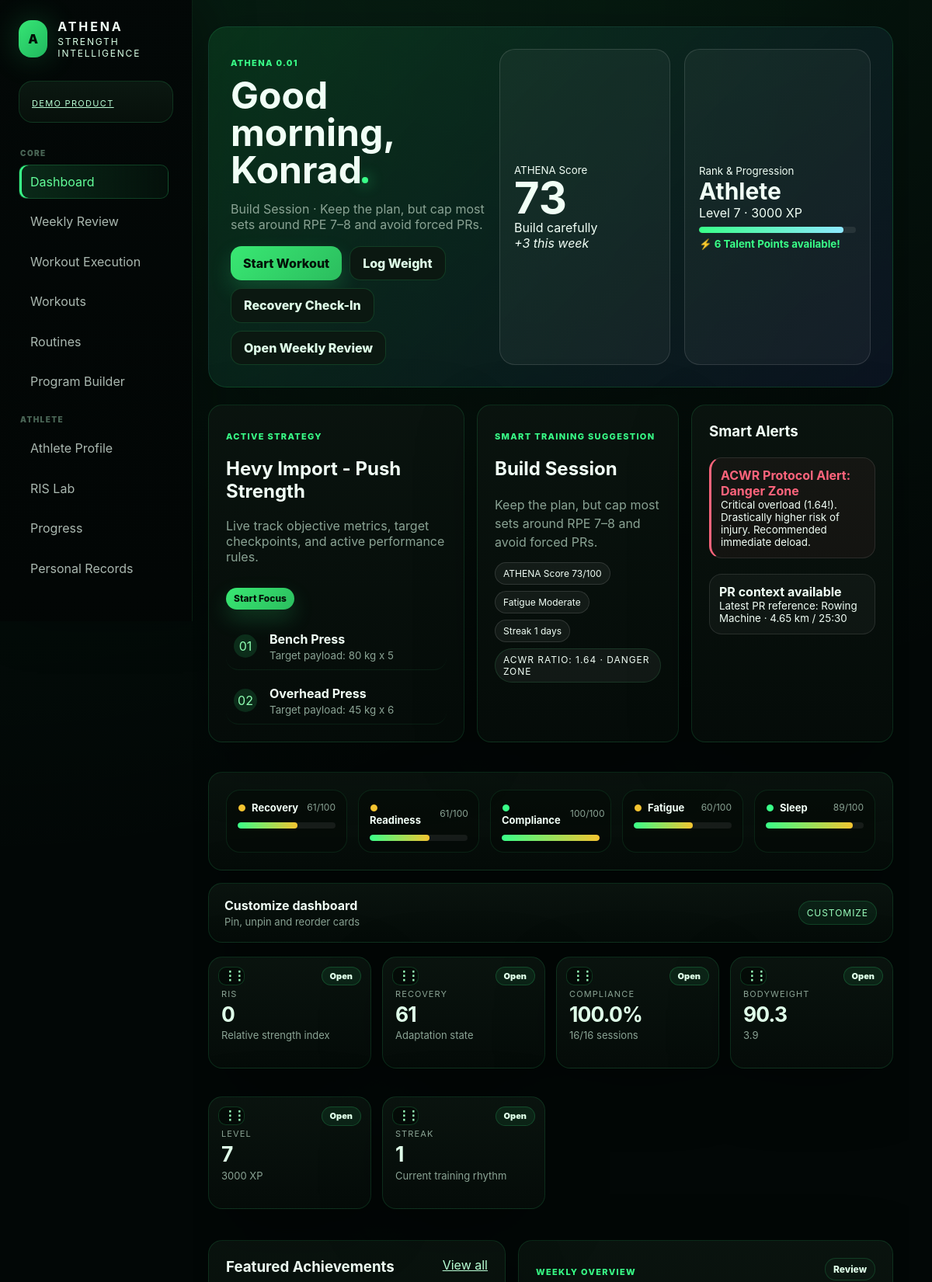
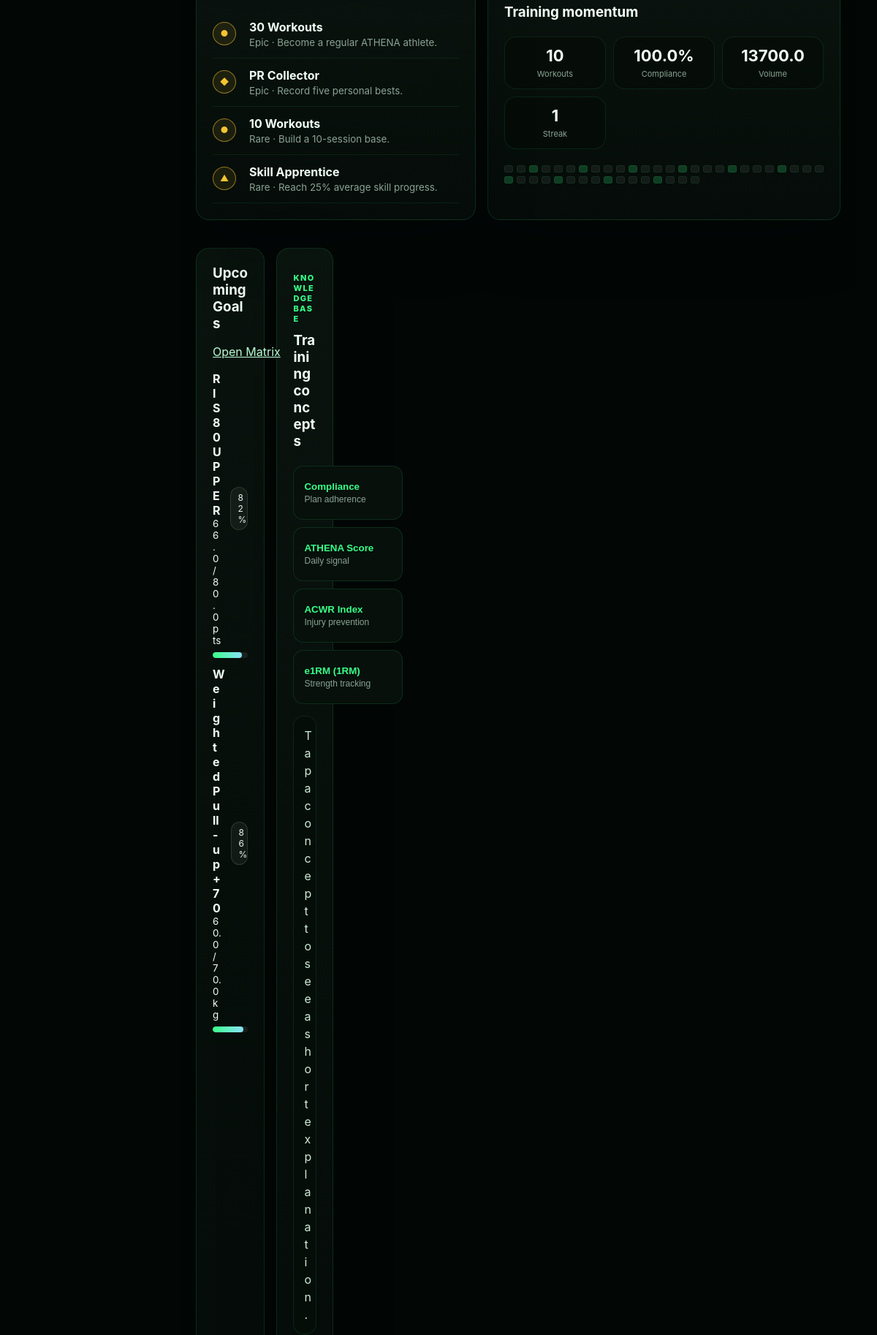
The page / (upper part) on the database its author committed (2 pictures, top to bottom).
### tables this page shows
CREATE TABLE athlete_profile(
            id INTEGER PRIMARY KEY CHECK(id=1), name TEXT DEFAULT 'ATHENA Athlete', experience TEXT DEFAULT 'Intermediate', primary_goal TEXT DEFAULT 'Build strength and consistency',
            height_cm REAL, weight_kg REAL, body_fat REAL, bench REAL DEFAULT 0, squat REAL DEFAULT 0, deadlift REAL DEFAULT 0, pullup REAL DEFAULT 0, dip REAL DEFAULT 0, muscleup REAL DEFAULT 0,
            coach_status TEXT DEFAULT 'Solo training', notes TEXT DEFAULT '', updated_at TEXT DEFAULT CURRENT_TIMESTAMP
        , preferred_name TEXT DEFAULT '', training_age_years REAL DEFAULT 0, weekly_target INTEGER DEFAULT 4, equipment TEXT DEFAULT 'Gym + bodyweight', training_focus TEXT DEFAULT 'Strength + skill', skill_focus TEXT DEFAULT 'Muscle Up', recovery_priority TEXT DEFAULT 'Sleep + fatigue management', avatar_path TEXT DEFAULT '', talent_points INTEGER DEFAULT 0);

CREATE TABLE workouts(
            id INTEGER PRIMARY KEY AUTOINCREMENT,
            name TEXT NOT NULL,
            date TEXT NOT NULL,
            routine_id INTEGER,
            source TEXT DEFAULT 'ATHENA',
            duration_min INTEGER DEFAULT 60,
            bodyweight REAL,
            readiness INTEGER DEFAULT 7,
            mood TEXT DEFAULT 'Good',
            notes TEXT DEFAULT '',
            hevy_id TEXT
        , fatigue INTEGER DEFAULT 4, focus INTEGER DEFAULT 7);

CREATE TABLE workout_exercises(
            id INTEGER PRIMARY KEY AUTOINCREMENT,
            workout_id INTEGER,
            exercise_id INTEGER,
            order_index INTEGER DEFAULT 0
        , superset_group TEXT DEFAULT '', target_notes TEXT DEFAULT '');

CREATE TABLE exercises(
            id INTEGER PRIMARY KEY AUTOINCREMENT,
            name TEXT NOT NULL,
            muscle_group TEXT NOT NULL,
            equipment TEXT NOT NULL DEFAULT 'Barbell',
            notes TEXT DEFAULT '',
            is_custom INTEGER DEFAULT 1
        , image_path TEXT DEFAULT '', description TEXT DEFAULT '', difficulty TEXT DEFAULT 'Intermediate', primary_muscle TEXT DEFAULT '', secondary_muscles TEXT DEFAULT '', instructions TEXT DEFAULT '', cues TEXT DEFAULT '', common_mistakes TEXT DEFAULT '', ris_tag TEXT DEFAULT 'Strength', exercise_type TEXT DEFAULT 'Strength', metric_hint TEXT DEFAULT 'Weight + reps', media_url TEXT DEFAULT '', movement_pattern TEXT DEFAULT '', athena_identity TEXT DEFAULT 'Performance Engine movement');

CREATE TABLE wellness(
            id INTEGER PRIMARY KEY AUTOINCREMENT,
            date TEXT NOT NULL,
            bodyweight REAL,
            sleep_hours REAL,
            energy INTEGER,
            soreness INTEGER,
            stress INTEGER,
            mood TEXT,
            notes TEXT
        );

CREATE TABLE goals(id INTEGER PRIMARY KEY AUTOINCREMENT,title TEXT NOT NULL,metric TEXT NOT NULL,target REAL NOT NULL,current REAL DEFAULT 0,unit TEXT DEFAULT '',notes TEXT DEFAULT '',created_at TEXT DEFAULT CURRENT_TIMESTAMP, status TEXT DEFAULT 'Active', completed_at TEXT DEFAULT '');

### app.py (the view)
@app.route('/')
def dashboard():
    auto_update_quests()
    profile=q('SELECT * FROM athlete_profile WHERE id=1', one=True)
    recent = q('SELECT * FROM workouts ORDER BY date DESC LIMIT 5')
    wellbeing = q('SELECT * FROM wellness ORDER BY date DESC LIMIT 5')
    ex_count = q('SELECT COUNT(*) c FROM exercises', one=True)['c']
    best_ris = q('SELECT * FROM ris_tests ORDER BY ris_score DESC LIMIT 1', one=True)
    last_workout = q('SELECT * FROM workouts ORDER BY date DESC LIMIT 1', one=True)
    quick_routines = q('SELECT * FROM routines ORDER BY id LIMIT 4')
    return render_template('dashboard.html', profile=profile, display_name=first_name_from_profile(profile), stats=stats(), recent=recent, wellbeing=wellbeing, ex_count=ex_count, advisor=training_advisor(), best_ris=best_ris, records=personal_records(5), heat=heatmap_data(91), muscles=muscle_volume_data()[:6], consistency=consistency_engine(), level=athlete_level(), readiness=readiness_v2(), bodyweight=bodyweight_center_data(), last_workout=last_workout, quick_routines=quick_routines, intelligence=athlete_intelligence(), gamification=gamification_state(), mission=mission_state(), attributes=rpg_attributes(), smart_plan=smart_today_plan(), onboarding=onboarding_state(), weekly=weekly_review_data(), deload=deload_detection(), daily_score=athena_daily_score(), smart_alerts=smart_dashboard_alerts(), dashboard_widgets=dashboard_widget_state(), dashboard_cards=dashboard_card_data())

### app.py (called while the page is built)
def db():
    conn = sqlite3.connect(DB_PATH)
    conn.row_factory = sqlite3.Row
    return conn

def q(sql, params=(), one=False, commit=False):
    with db() as conn:
        cur = conn.execute(sql, params)
        if commit:
            conn.commit()
        return (cur.fetchone() if one else cur.fetchall())

def get_xp_for_level(level: int) -> int:
    if level <= 1: return 0
    return int(round(200 * math.pow(level - 1, 1.4)))

def get_level_from_xp(total_xp: int) -> dict:
    lvl = 1
    while True:
        needed = get_xp_for_level(lvl + 1)
        if total_xp < needed: break
        lvl += 1
    current_lvl_base = get_xp_for_level(lvl)
    next_lvl_base = get_xp_for_level(lvl + 1)
    xp_in_level = total_xp - current_lvl_base
    xp_needed_for_next = next_lvl_base - current_lvl_base
    pct = round((xp_in_level / max(1, xp_needed_for_next)) * 100) if xp_needed_for_next > 0 else 100
    return {'level': lvl, 'xp_in_level': xp_in_level, 'xp_needed_for_next': xp_needed_for_next, 'pct': min(100, pct), 'remaining_xp': max(0, next_lvl_base - total_xp)}

def heatmap_data(days=126):
    start = datetime.date.today() - datetime.timedelta(days=days-1)
    counts = {r['date']: r['c'] for r in q('SELECT date, COUNT(*) c FROM workouts GROUP BY date')}
    return [{'date':(start+datetime.timedelta(days=i)).isoformat(),'count':int(counts.get((start+datetime.timedelta(days=i)).isoformat(),0)),'level':0 if int(counts.get((start+datetime.timedelta(days=i)).isoformat(),0))==0 else min(4,int(counts.get((start+datetime.timedelta(days=i)).isoformat(),0)))} for i in range(days)]

def muscle_volume_data():
    rows=q("""SELECT e.muscle_group, COALESCE(SUM(CASE WHEN e.exercise_type IN ('Cardio','Timed','Mobility') THEN ws.duration_seconds ELSE ws.weight*ws.reps + ws.additional_weight*ws.reps END),0) v FROM exercises e LEFT JOIN workout_exercises we ON we.exercise_id=e.id LEFT JOIN workout_sets ws ON ws.workout_exercise_id=we.id GROUP BY e.muscle_group ORDER BY v DESC""")
    maxv=max([r['v'] for r in rows] or [1]) or 1
    return [{'muscle':r['muscle_group'], 'volume':round(r['v'] or 0,1), 'pct':round((r['v'] or 0)/maxv*100)} for r in rows]

def exercise_progress_rows(eid):
    return q("""SELECT w.date, w.name workout_name, e.name exercise_name, e.exercise_type, ws.* FROM workout_sets ws JOIN workout_exercises we ON we.id=ws.workout_exercise_id JOIN workouts w ON w.id=we.workout_id JOIN exercises e ON e.id=we.exercise_id WHERE e.id=? ORDER BY w.date ASC, ws.set_number ASC""",(eid,))

### templates/dashboard.html (shortened to what this page needs)
{% extends 'base.html' %}
{% block content %}
{% set v2 = dashboard_mission_v2() %}
{% set rank = athlete_rank_from_xp(gamification.xp) %}
{% set streak2 = streak_system_v2() %}
<section class="dash20-hero card">
  <div class="dash20-copy">
    <p class="eyebrow">ATHENA 0.01</p>
    <h1>Good morning, {{display_name or 'Athlete'}}<span class="live-dot"></span></h1>
    <p class="muted">{{v2.smart.title}} · {{v2.smart.action}}</p>
    <div class="dash20-actions">
      {% for a in v2.quick %}<a class="{{'primary' if a.primary else 'btn'}} nav-link" href="{{a.href}}">{{a.label}}</a>{% endfor %}
    </div>
  </div>
  <div class="dash20-score {{daily_score.tone}}">
    <small>ATHENA Score</small>
    <b>{{daily_score.score}}</b>
    <span>{{daily_score.label}}</span>
    <em>{{'+' if daily_score.delta>=0 else ''}}{{daily_score.delta}} this week</em>
  </div>
  <div class="dash20-rank">
    <small>Rank & Progression</small>
    <b style="color:var(--text);">{{rank.name}}</b>
    <span>Level {{gamification.level}} · {{gamification.xp}} XP</span>
    <div class="mini-progress" title="Level progress: {{ gamification.pct }}%">
      <span style="width:{{ gamification.pct }}%"></span>
    </div>
    {% if gamification.talent_points > 0 %}
      <small style="margin-top: 6px; display: block; color: var(--accent); font-weight: bold; animation: pulse 2s infinite;">⚡ {{ gamification.talent_points }} Talent Points available!</small>
    {% else %}
      <small style="margin-top: 4px; display: block; color: var(--muted);">{{ gamification.next }} XP to Lvl {{ gamification.level + 1 }}</small>
    {% endif %}
  </div>
</section>
<section class="dash20-grid-main">
  <article class="card daily-mission20">
    <div class="section-head">
      <div>
        <p class="eyebrow">Active Strategy</p>
        <h2>{{mission.workout.name if mission.workout else 'No Daily Mission'}}</h2>
        <p class="muted">Live track objective metrics, target checkpoints, and active performance rules.</p>
      </div>
      {% if mission.workout %}<a class="primary tiny nav-link" href="/workouts/{{mission.workout.id}}/execute">Start Focus</a>{% endif %}
    </div>
    <div class="mission-list clean" style="margin-top: 12px;">
      {% for o in mission.objectives[:5] %}
        <div class="mission-line">
          <span>0{{loop.index}}</span>
          <div>
            <b>{{o.title}}</b>
            <small class="muted">Target payload: {{o.target}}</small>
          </div>
        </div>
      {% endfor %}
    </div>
  </article>
  <article class="card smart-suggestion20 {{v2.smart.tone}}">
    <p class="eyebrow">Smart Training Suggestion</p>
    <h2>{{v2.smart.title}}</h2>
    <p class="muted" style="line-height: 1.5; margin-bottom: 14px;">{{v2.smart.action}}</p>
    <div class="reason-row">
      {% for r in v2.smart.reasons %}<span>{{r}}</span>{% endfor %}
      <span class="status-pill" style="border-color: var(--line);">ACWR Ratio: {{ intelligence.acwr.ratio }} · {{ intelligence.acwr.status }}</span>
    </div>
  </article>
  <aside class="card alerts20">
    <div class="section-head"><h3>Smart Alerts</h3></div>
    <div class="v11-alert-list" style="margin-top: 10px;">
      {% if intelligence.acwr.tone in ['warning', 'danger'] %}
        <div class="alert-chip20 {{ intelligence.acwr.tone }}" style="border-left: 3px solid var(--danger); background: rgba(255,100,124,0.05);">
          <b style="color: var(--danger);">ACWR Protocol Alert: {{ intelligence.acwr.status }}</b>
          <small>{{ intelligence.acwr.text }}</small>
        </div>
      {% endif %}
      {% for a in smart_alerts %}
        <div class="alert-chip20 {{a.tone}}">
          <b>{{a.title}}</b>
          <small>{{a.text}}</small>
        </div>
      {% endfor %}
    </div>
  </aside>
</section>
<section class="dash20-metrics card">
  {% for name, value in daily_score.parts.items() %}
    <div class="score-part">
      <div style="display: flex; justify-content: space-between; align-items: center;">
        <b>
          <span style="color: {% if value >= 80 %}var(--accent){% elif value >= 60 %}var(--gold){% else %}var(--danger){% endif %}; margin-right: 4px;">●</span>
          {{name}}
        </b>
        <span>{{value}}/100</span>
      </div>
      <i><span style="width:{{value}}%"></span></i>
    </div>
  {% endfor %}
</section>
<details class="card widget-control-card dashboard-customizer">
  <summary><span><b>Customize dashboard</b><em> Pin, unpin and reorder cards</em></span></summary>
</details>
<section class="v11-pinned-grid dashboard-sortable clean-dashboard-cards" id="dashboardPinnedGrid">
  {% for key in dashboard_widgets.selected %}
    {% set c = dashboard_cards.get(key) %}
    {% if c %}
      <article class="card pinned-card sortable-card" draggable="true" data-widget-key="{{key}}">
        <button type="button" class="drag-handle">⋮⋮</button>
        <small>{{c.label}}</small>
        <strong>{{c.value}}</strong>
        <span>{{c.sub}}</span>
        <a class="mini-card-link nav-link" href="{{c.href}}">Open</a>
      </article>
    {% endif %}
  {% endfor %}
</section>
<section class="dash20-bottom-grid">
  <article class="card weekly-card stable">
    <div class="section-head">
      <div><p class="eyebrow">Weekly Overview</p><h3>Training momentum</h3></div>
      <a class="btn tiny nav-link" href="/weekly-review">Review</a>
    </div>
    <div class="weekly-numbers stable">
      <span><b>{{weekly.workout_count}}</b><small>Workouts</small></span>
      <span><b>{{weekly.compliance}}%</b><small>Compliance</small></span>
      <span><b>{{weekly.volume|round(0)}}</b><small>Volume</small></span>
      <span><b>{{streak2.current}}</b><small>Streak</small></span>
    </div>
    <div class="heatmap compact stable">
      {% for d in heat[:42] %}<span class="heat l{{d.level}}" title="{{d.date}} - {{d.count}} workouts"></span>{% endfor %}
    </div>
  </article>
  <article class="card goals20">
    <div class="section-head"><h3>Upcoming Goals</h3><a class="nav-link" href="/goals">Open Matrix</a></div>
    {% for g in v2.goals %}
      <div class="goal-row20"><div><b>{{g.title}}</b><small>{{g.current}} / {{g.target}} {{g.unit}}</small></div><span>{{g.progress}}%</span></div>
      <div class="mini-progress"><span style="width:{{g.progress}}%"></span></div>
    {% else %}
      <div class="empty" style="text-align: center; padding: 15px;">
        <p class="muted" style="margin: 0; font-size: 13px;">No macro strategy milestones tracked currently.</p>
        <a href="/goals" class="btn tiny nav-link" style="margin-top: 10px; display: inline-flex;">Initialize Goal Target</a>
      </div>
    {% endfor %}
  </article>
  <article class="card clean-achievement-preview stable">
    <div class="section-head"><h3>Featured Achievements</h3><a class="nav-link" href="/achievements">View all</a></div>
    {% for b in featured_achievements(4) %}
      <div class="mini-achievement done">
        <span class="pill green" style="border-radius:50%; width:32px; height:32px; display:grid; place-items:center; padding:0; flex-shrink:0;">{{b.icon}}</span>
        <div><b>{{b.title}}</b><small>{{b.rarity}} · {{b.description}}</small></div>
      </div>
    {% else %}
      <p class="muted">Clear gamification challenges to showcase unlock badges here.</p>
    {% endfor %}
  </article>
  <article class="card knowledge-card stable">
    <div class="section-head"><div><p class="eyebrow">Knowledge Base</p><h3>Training concepts</h3></div></div>
    <div class="info-tip-grid v11-tips">
      <button type="button" class="info-tip" data-tip="Compliance means completed planned sessions divided by planned sessions."><b>Compliance</b><span>Plan adherence</span></button>
      <button type="button" class="info-tip" data-tip="ATHENA Score combines Recovery, Readiness, Compliance, Fatigue and Sleep."><b>ATHENA Score</b><span>Daily signal</span></button>
      <button type="button" class="info-tip" data-tip="ACWR (Acute-to-Chronic Workload Ratio) monitors your 7-day volume vs 28-day average. Keeping it between 0.8 and 1.3 (Sweet Spot) maximizes progress while avoiding injury."><b>ACWR Index</b><span>Injury prevention</span></button>
      <button type="button" class="info-tip" data-tip="Estimated 1RM uses Brzycki's formula combined with logged RPE to calculate your maximum single-rep potential in real time without needing a true max-out test."><b>e1RM (1RM)</b><span>Strength tracking</span></button>
    </div>
    <p id="dashboardTipText" class="tip-output">Tap a concept to see a short explanation.</p>
  </article>
</section>
{% endblock %}

### rows shown on the page
athlete_profile: name "Konrad"
workouts: workout "Hevy Import - Push Strength"
workout_exercises: title "Bench Press", target "80 kg x 5"
workout_exercises: title "Overhead Press", target "45 kg x 6"
wellness: value "90.3"
goals: title "RIS 80 UPPER", current "66.0", target "80.0", unit "pts", progress "82"
goals: title "Weighted Pull-up +70", current "60.0", target "70.0", unit "kg", progress "86"

### other values the page prints
{{ v2.smart.title }} "Build Session"
{{ v2.smart.action }} "Keep the plan, but cap most sets around RPE 7–8 and avoid forced PRs."
{{ a.label }} "Start Workout" "Log Weight" "Recovery Check-In" "Open Weekly Review"
{{ daily_score.score }} "73"
{{ daily_score.label }} "Build carefully"
{{ '+' if daily_score.delta>=0 else '' }} "+"
{{ daily_score.delta }} "3"
{{ rank.name }} "Athlete"
{{ gamification.level }} "7"
{{ gamification.xp }} "3000"
{{ gamification.talent_points }} "6"
{{ r }} "ATHENA Score 73/100" "Fatigue Moderate" "Streak 1 days"
{{ intelligence.acwr.ratio }} "1.64"
{{ intelligence.acwr.status }} "DANGER ZONE"
{{ intelligence.acwr.status }} "Danger Zone"
